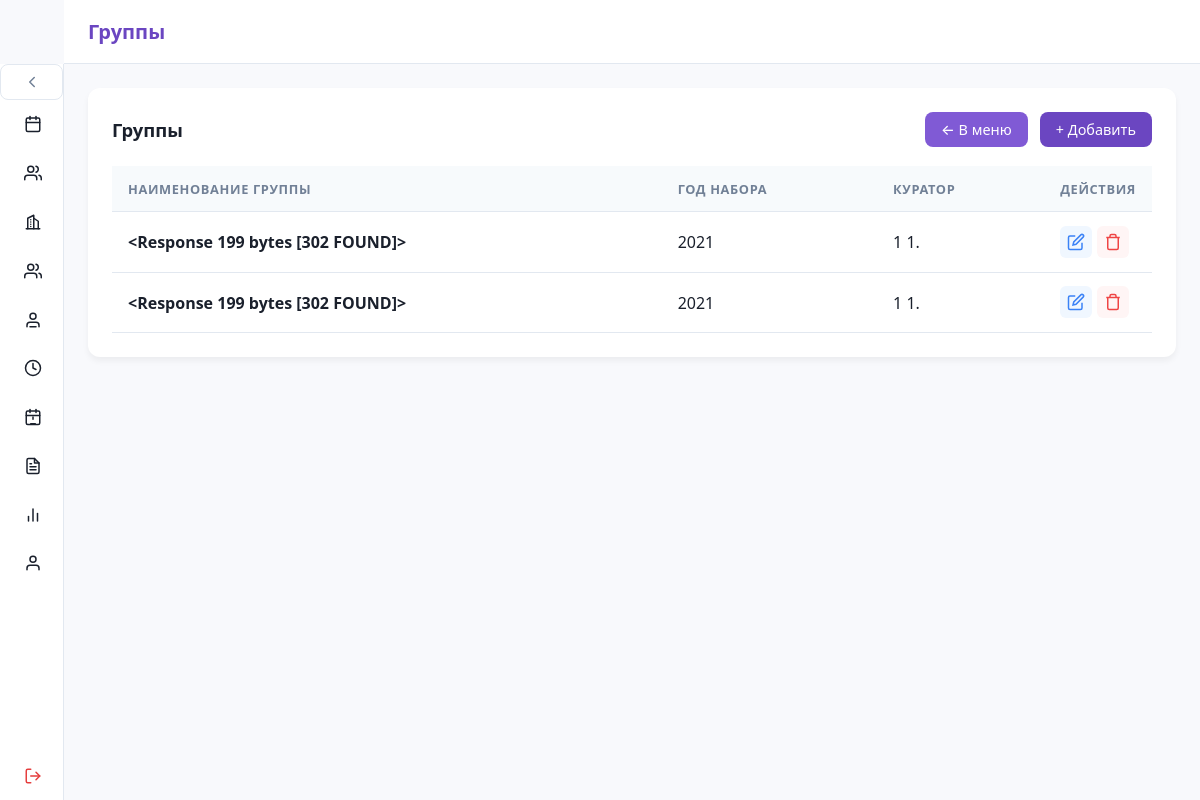
Screenshot of /admin/groups/ with the database file from the repository.
### src/database/models.py (models this page shows)
class Base(DeclarativeBase): ...

class Group(Base):
    __tablename__ = "group"
    group_id: Mapped[int] = mapped_column(primary_key=True, autoincrement=True)
    specialization_id: Mapped[int] = mapped_column(
        ForeignKey("specialization.specialization_id", onupdate="CASCADE", ondelete="CASCADE")
    )
    qualification_id: Mapped[int] = mapped_column(
        ForeignKey("qualification.qualification_id", onupdate="CASCADE", ondelete="CASCADE")
    )
    course_id: Mapped[int] = mapped_column(ForeignKey("course.course_id"))
    creation_year: Mapped[int] = mapped_column(Integer)
    curator_id: Mapped[int] = mapped_column(
        ForeignKey("curator.person_id", onupdate="CASCADE", ondelete="CASCADE")
    )
    specialization: Mapped["Specialization"] = relationship("Specialization")
    qualification: Mapped["Qualification"] = relationship("Qualification")
    course: Mapped["Course"] = relationship("Course")
    curator: Mapped["Curator"] = relationship("Curator")

class Person(Base):
    __tablename__ = "person"
    person_id: Mapped[int] = mapped_column(primary_key=True, autoincrement=True)
    surname: Mapped[str] = mapped_column(String(50))
    name: Mapped[str] = mapped_column(String(50))
    patronymic: Mapped[str | None] = mapped_column(String(50), nullable=True)
    photo: Mapped[bytes | None] = mapped_column(LargeBinary, nullable=True)
    passport_number: Mapped[str | None] = mapped_column(String(6), nullable=True)
    passport_serial: Mapped[str | None] = mapped_column(String(4), nullable=True)
    phone: Mapped[str | None] = mapped_column(String(20), nullable=True)

### src/routers/groups.py (the view, shortened to what this page needs)
@groups_bp.route('/', methods=['GET', 'POST'])
def manage_groups():
    db: Session = SessionLocal()
    try:
        groups_raw = db.query(Group).all()
        groups_data = [{'group': g, 'display_name': format_group_name(g)} for g in groups_raw]
        specs = db.query(Specialization).all()
        quals = db.query(Qualification).all()
        courses = db.query(Course).all()
        curators = db.query(Curator).all()
        edit_group = None
        edit_id = request.args.get('edit')
        if edit_id:
            edit_group = db.query(Group).get(int(edit_id))
        return render_template('admin_groups.html',
                               title="Группы",
                               groups_data=groups_data,
                               specs=specs, quals=quals, courses=courses, curators=curators,
                               edit_group=edit_group)
    finally:
        db.close()

### src/routers/groups.py (called while the page is built, shortened)
def format_group_name(group):
    if 'person_id' not in session:
        return redirect(url_for('login'))

### src/templates/admin_groups.html (shortened to what this page needs)
{% extends "base.html" %}
{% block content %}
<div class="card">
  <div class="card-header">
    <h2 class="card-title">{{ title }}</h2>
    <div style="display: flex; gap: 0.75rem;">
      <a href="/adminpanel" class="btn btn-cancel">← В меню</a>
      <a href="#modal" class="btn btn-add">+ Добавить</a>
    </div>
  </div>
  <table>
    <thead>
      <tr>
        <th>Наименование группы</th>
        <th>Год набора</th>
        <th>Куратор</th>
        <th style="width: 100px;">Действия</th>
      </tr>
    </thead>
    <tbody>
      {% for item in groups_data %}
      <tr>
        <td><strong>{{ item.display_name }}</strong></td>
        <td>{{ item.group.creation_year }}</td>
        <td>
          {% if item.group.curator %}
            {{ item.group.curator.person.surname }} {{ item.group.curator.person.name[0] }}.
          {% else %}
            <span style="color: var(--muted);">—</span>
          {% endif %}
        </td>
        <td class="actions">
          <a href="?edit={{ item.group.group_id }}" class="btn-icon btn-edit" title="Редактировать">
            <svg viewBox="0 0 24 24" style="width:18px;height:18px;fill:none;stroke:currentColor;stroke-width:2"><path d="M11 4H4a2 2 0 0 0-2 2v14a2 2 0 0 0 2 2h14a2 2 0 0 0 2-2v-7"/><path d="M18.5 2.5a2.121 2.121 0 0 1 3 3L12 15l-4 1 1-4 9.5-9.5z"/></svg>
          </a>
          <form method="POST" style="display:inline;">
            <button type="submit" class="btn-icon btn-delete" title="Удалить">
              <svg viewBox="0 0 24 24" style="width:18px;height:18px;fill:none;stroke:currentColor;stroke-width:2"><polyline points="3 6 5 6 21 6"/><path d="M19 6v14a2 2 0 0 1-2 2H7a2 2 0 0 1-2-2V6m3 0V4a2 2 0 0 1 2-2h4a2 2 0 0 1 2 2v2"/></svg>
            </button>
          </form>
        </td>
      </tr>
      {% else %}
      <tr><td colspan="4" style="text-align:center; color:var(--muted); padding: 2rem;">Список групп пуст</td></tr>
      {% endfor %}
    </tbody>
  </table>
</div>
{% endblock %}

### src/static/css/main_styles.css (style rules this page uses)
:root { --bg: #f8f9fc; --surface: #ffffff; --primary: #6b46c1; --primary-light: #d6bcfa; --success: #38a169; --success-hover: #2f855a; --danger: #e53e3e; --danger-hover: #c53030; --cancel: #805ad5; --cancel-hover: #6b46c1; --text: #1a202c; --muted: #718096; --border: #e2e8f0; --shadow-sm: 0 1px 3px rgba(0,0,0,0.05); --shadow-md: 0 4px 6px rgba(0,0,0,0.05); --radius: 12px; --sidebar-collapsed-width: 64px; --sidebar-expanded-width: 260px; --header-height: 64px; }
* { box-sizing: border-box; margin: 0; padding: 0; text-decoration: none; }
body { font-family: system-ui, -apple-system, sans-serif; background: var(--bg); color: var(--text); min-height: 100vh; }
.card { background: var(--surface); border-radius: var(--radius); box-shadow: var(--shadow-md); padding: 1.5rem; margin-bottom: 1.5rem; }
.card-header { display: flex; justify-content: space-between; align-items: center; margin-bottom: 1.2rem; flex-wrap: wrap; gap: 0.75rem; }
.card-title { font-size: 1.15rem; font-weight: 600; }
table { width: 100%; border-collapse: collapse; margin-top: 0.5rem; }
th, td { padding: 0.85rem 1rem; text-align: left; border-bottom: 1px solid var(--border); }
th { background: #f7fafc; font-weight: 600; color: var(--muted); font-size: 0.8rem; text-transform: uppercase; letter-spacing: 0.05em; }
.btn { padding: 0.5rem 1rem; border: none; border-radius: 8px; font-size: 0.9rem; cursor: pointer; transition: all 0.2s; font-weight: 500; display: inline-flex; align-items: center; gap: 0.5rem; }
.btn-delete { background: var(--danger); color: #fff; }
.btn-cancel { background: var(--cancel); color: #fff; }
.btn-add { background: var(--primary); color: #fff; }
.actions { display: flex; gap: 0.5rem; }
.btn-icon { display: inline-flex; align-items: center; justify-content: center; width: 34px; height: 34px; border: none; border-radius: 8px; cursor: pointer; text-decoration: none; transition: 0.2s; }
.btn-edit { background: #f0f7ff; color: #3b82f6; }
.btn-delete { background: #fff5f5; color: #ef4444; }
.actions { display: flex; gap: 0.3rem; }
.btn-icon { display: inline-flex; align-items: center; justify-content: center; width: 32px; height: 32px; border: none; border-radius: 6px; cursor: pointer; text-decoration: none; transition: 0.2s; }

### rows the page displays
Group: group.creation_year "2021"
Person: group.curator.person.surname "1" "1", group.curator.person "1" "1"
Group: group.creation_year "2021"

### other values shown
{{ title }} "Группы"
{{ item.display_name }} "<Response 199 bytes [302 FOUND]>" "<Response 199 bytes [302 FOUND]>"
